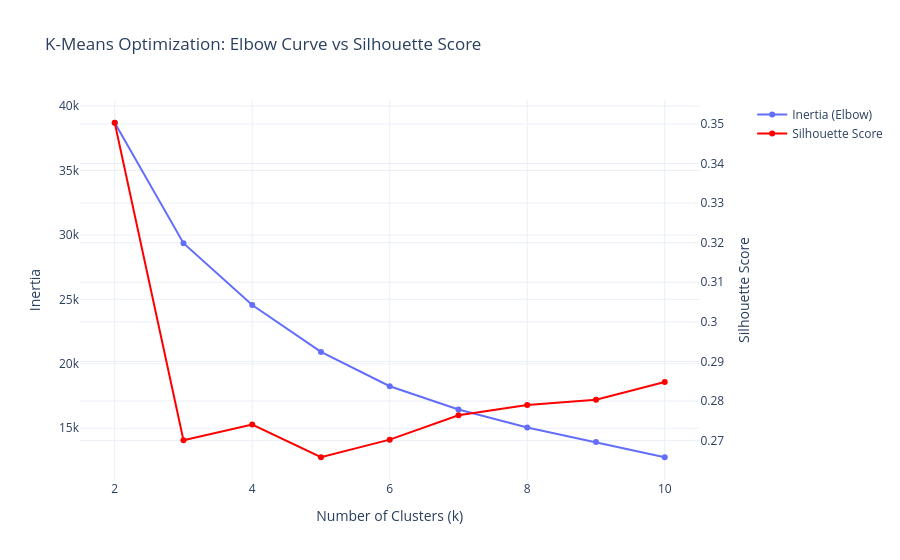

Notebook code cell kept with this figure:
### Code cell
# ── Elbow Method & Silhouette Score ───────────────────────────────
# This will take a few seconds...
inertias, sil_scores = [], []
K_range = range(2, 11)
print("Evaluating K=2 to 10...")
for k in K_range:
    km = KMeans(n_clusters=k, random_state=42, n_init=10)
    labels = km.fit_predict(X_scaled)
    inertias.append(km.inertia_)
    sil_scores.append(silhouette_score(X_scaled, labels))
    print(f"k={k}: Inertia={km.inertia_:.0f}, Silhouette={sil_scores[-1]:.4f}")

fig = make_subplots(specs=[[{"secondary_y": True}]])
fig.add_trace(go.Scatter(x=list(K_range), y=inertias, name="Inertia (Elbow)", mode="lines+markers"), secondary_y=False)
fig.add_trace(go.Scatter(x=list(K_range), y=sil_scores, name="Silhouette Score", mode="lines+markers", marker=dict(color='red')), secondary_y=True)
fig.update_layout(title_text="K-Means Optimization: Elbow Curve vs Silhouette Score", template='plotly_white')
fig.update_xaxes(title_text="Number of Clusters (k)")
fig.update_yaxes(title_text="Inertia", secondary_y=False)
fig.update_yaxes(title_text="Silhouette Score", secondary_y=True)
fig.show()

### Figure 1 — Plotly figure (JSON) as saved in the notebook; plotly's stock layout.template omitted (floating-point values rounded to 4 significant figures)
{"data": [{"mode": "lines+markers", "name": "Inertia (Elbow)", "type": "scatter", "x": [2, 3, 4, 5, 6, 7, 8, 9, 10], "xaxis": "x", "y": [38700.0, 29360.0, 24570.0, 20930.0, 18260.0, 16450.0, 15070.0, 13930.0, 12750.0], "yaxis": "y"}, {"marker": {"color": "red"}, "mode": "lines+markers", "name": "Silhouette Score", "type": "scatter", "x": [2, 3, 4, 5, 6, 7, 8, 9, 10], "xaxis": "x", "y": [0.3503, 0.2701, 0.2741, 0.2658, 0.2702, 0.2764, 0.279, 0.2803, 0.2848], "yaxis": "y2"}], "layout": {"title": {"text": "K-Means Optimization: Elbow Curve vs Silhouette Score"}, "xaxis": {"anchor": "y", "domain": [0.0, 0.94], "title": {"text": "Number of Clusters (k)"}}, "yaxis": {"anchor": "x", "domain": [0.0, 1.0], "title": {"text": "Inertia"}}, "yaxis2": {"anchor": "x", "overlaying": "y", "side": "right", "title": {"text": "Silhouette Score"}}}}
